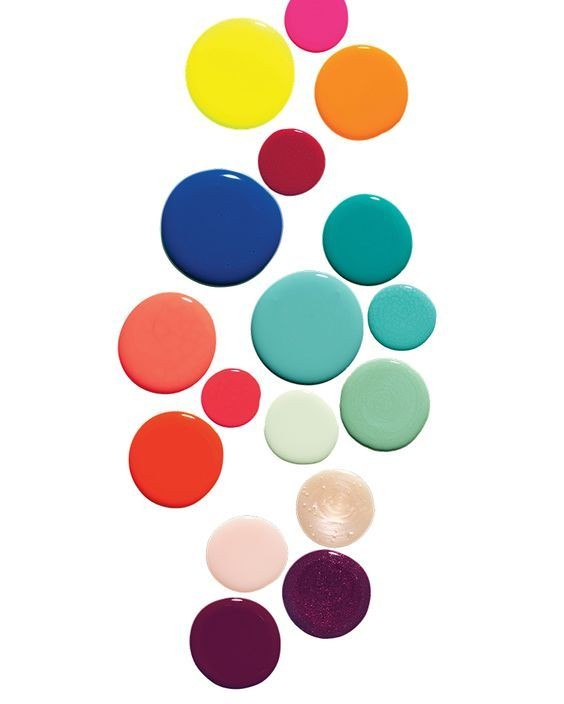
#> input picture data_sets/23017111f52f1f00de3d46718712bc05.jpg, 564 x 704 px
$ python -i hough.py   (imports and definitions only)
#> lines starting #> are read from the running program, lines starting #| are printed output that depends on the picture; after the words box and inside, x2 and y2 are one past the last pixel; in counts of white or black regions, pixels touching at a corner belong together
#> further down, picture is the input picture: shape (704, 564, 3); mean B, G, R 215.9, 220.7, 227.6
### filters.py
import random
import statistics as stat
import cv2
import numpy as np
import scipy.signal as sig
from PyQt5.QtGui import QPixmap, QImage
from scipy.ndimage import convolve
from PyQt5.QtCore import QBuffer, QIODevice
import PIL.ImageQt as ImageQtModule

# Manually patch QBuffer and QIODevice into ImageQt
ImageQtModule.QBuffer = QBuffer
ImageQtModule.QIODevice = QIODevice


class FilterProcessor:
    # [20 lines left out: function average_filter, not called in this run]

    @staticmethod
    def gaussian_filter(image, kernel_size=3, sigma=1):
        try:
            # Make sure mask_size is odd
            if kernel_size % 2 == 0:
                raise ValueError("mask_size must be an odd number.")

            # Create Gaussian kernel
            k = kernel_size // 2  # Kernel radius
            x, y = np.mgrid[-k:k+1, -k:k+1]

            # Applying Gaussian function to the kernel and normalizing the kernel
            gaussian_kernel = np.exp(-(x**2 + y**2) / (2 * sigma**2))
            gaussian_kernel /= np.sum(gaussian_kernel)

            # Padding the Gaussian kernel with edge value and applying convolution
            filtered_image = convolve(image, gaussian_kernel, mode='nearest')

            return filtered_image.astype(np.uint8)

        except ValueError as ve:
            print(f" Error: {ve}")


    # [45 lines left out: functions median_filter, applyFilterAndDisplay, not called in this run]


### hough.py
import cv2
import numpy as np
from edgedetectors import EdgeDetector
from filters import FilterProcessor
from scipy.spatial import ConvexHull

class Hough:
    # [94 lines left out: functions detect_lines, hough_lines, draw_line, not called in this run]


    @staticmethod
    def detectCircles(img, threshold, region, radius=None):
        """
        Detect circles in an image using a Hough Transform approach.

        :param img: Input image
        :param threshold: Minimum votes required to consider a valid circle
        :param region: Region around a detected circle to find maxima
        :param radius: Range of radius values as [max_radius, min_radius] (all possible circle sizes)
        :return: Accumulator array indicating detected circles
        """
#> called with threshold = 13, region = 5

        if len(img.shape) == 3 and img.shape[2] == 3:
            img = cv2.cvtColor(img, cv2.COLOR_BGR2GRAY)
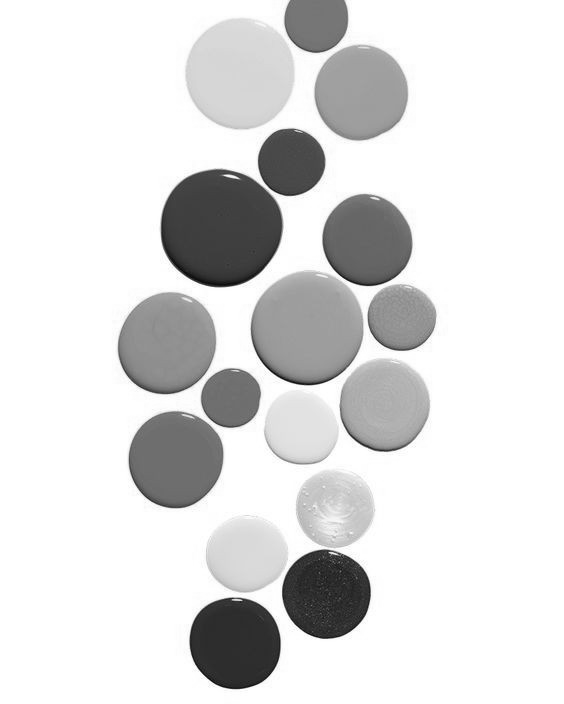
#> img: shape (704, 564); min 5, max 255, mean 222.2

        img = FilterProcessor.gaussian_filter(img, 5, 1.5)
        # img = EdgeDetector.apply_edge_detection(img, method='canny', low_thresh_ratio=50/255, high_thresh_ratio=150/255)
        img = cv2.Canny(img, 50, 150)
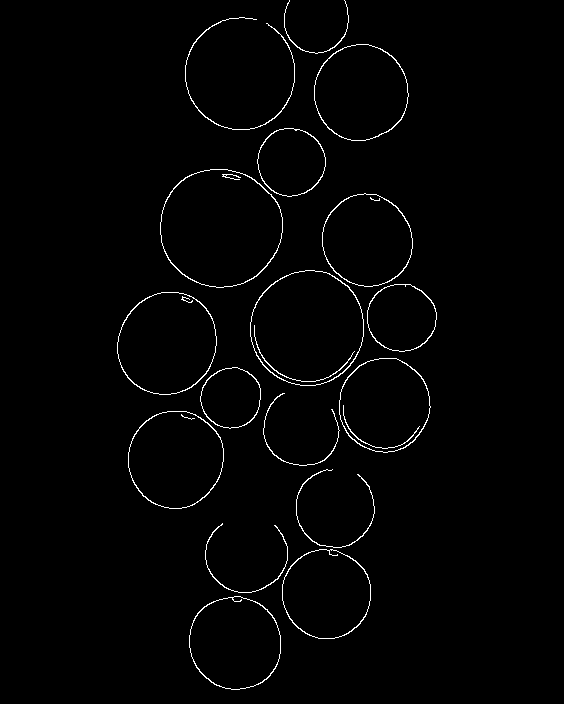
#> img: shape (704, 564); 1.4% white in thin lines or dots, all inside (x1, y1, x2, y2) = (117, 0, 437, 690)

        (M, N) = img.shape
#> M = 704; N = 564

        if radius is None:
            R_max = np.max((M, N))
            R_min = 3
        else:
            [R_max, R_min] = radius

        R = R_max - R_min

        # accumulator arrays with extra padding (+2 * R_max) to avoid overflow issues when detecting circles near image borders.
        A = np.zeros((R_max, M + 2 * R_max, N + 2 * R_max)) #votes for the potential circles
        B = np.zeros((R_max, M + 2 * R_max, N + 2 * R_max)) #final detected circle


        theta = np.deg2rad(np.arange(0, 360))
        edges = np.argwhere(img)  # Get edge pixel coordinates
#> edges = 5651 pairs, first value 0 to 689, second value 117 to 436

        for val in range(R):
            r = R_min + val
            bprint = np.zeros((2 * (r + 1), 2 * (r + 1)))
            (m, n) = (r + 1, r + 1)

            for angle in theta:
                # The (x, y) coordinates of a circle of radius r are calculated using cos and sin.
                x = int(np.round(r * np.cos(angle)))
                y = int(np.round(r * np.sin(angle)))
                bprint[m + x, n + y] = 1

            constant = np.count_nonzero(bprint)

            for x, y in edges:
                X = [x - m + R_max, x + m + R_max]
                Y = [y - n + R_max, y + n + R_max]
                A[r, X[0]:X[1], Y[0]:Y[1]] += bprint

            # Remove low-vote circles below the threshold.
            A[r][A[r] < threshold * constant / max(r, 1)] = 0

        # Find local maxima in the accumulator
        for r, x, y in np.argwhere(A):
            temp = A[r - region:r + region, x - region:x + region, y - region:y + region]
            try:
                p, a, b = np.unravel_index(np.argmax(temp), temp.shape)
            except:
                continue
            B[r + (p - region), x + (a - region), y + (b - region)] = 1

        return B[:, R_max:-R_max, R_max:-R_max]


    @staticmethod
    def displayCircles(A, img):
        """
        Draw detected circles on the original image, ensuring the output is in RGB format.

        :param A: Accumulator array containing detected circles
        :param img: Original image
        :return: Image with detected circles drawn in RGB format
        """
        if img is None:
            print("Error: Image is None.")
            return None

        colored_image = img.copy()
        correct_color = cv2.cvtColor(colored_image, cv2.COLOR_BGR2RGB)

        circleCoordinates = np.argwhere(A)  # Extract circle information
#> circleCoordinates = 18 rows, first 8: [30, 398, 231], [32, 20, 316], [34, 162, 291], [34, 317, 401], [38, 427, 301], [39, 507, 335], [40, 552, 245], [44, 594, 326]
        for r, x, y in circleCoordinates:
            cv2.circle(correct_color, (y, x), r, color=(0, 255, 0), thickness=2)
#> this loop made 18 passes
#> (r, x, y) on passes 1 to 12: (30, 398, 231), (32, 20, 316), (34, 162, 291), (34, 317, 401), (38, 427, 301), (39, 507, 335), (40, 552, 245), (44, 594, 326), (45, 241, 367), (45, 403, 384), (46, 239, 368), (46, 643, 235)
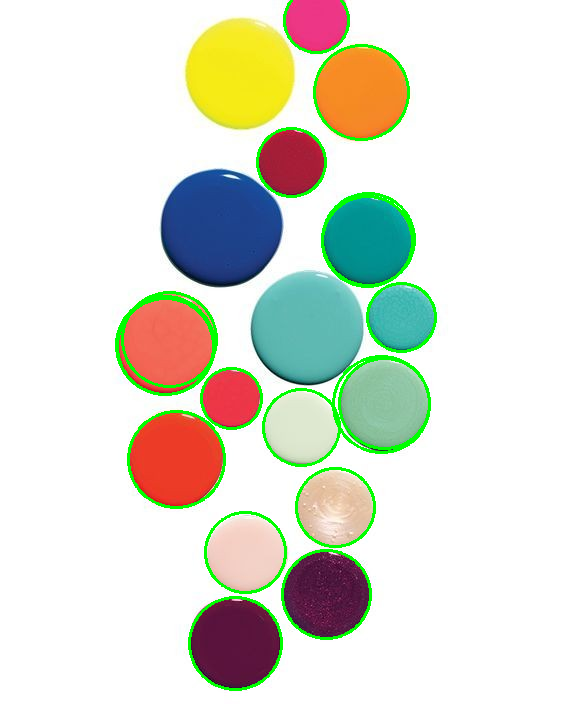
#> correct_color: shape (704, 564, 3); mean R, G, B 221.2, 223.2, 210.4

        return correct_color


    @staticmethod
    def hough_circles(source: np.ndarray, min_radius: int = 20, max_radius: int = 50) -> np.ndarray:
        """
        Apply the Hough Circle Detection on the given image with optimized parameters.

        :param source: Input image
        :param min_radius: Minimum circle radius
        :param max_radius: Maximum circle radius
        :return: Image with detected circles drawn
        """
        src = np.copy(source)

        circles = Hough.detectCircles(
            src,
            threshold=13,
            region=5,
            radius=[max_radius, min_radius]
        )

        return Hough.displayCircles(circles, src)


    # [104 lines left out: functions fit_ellipse_manual, hough_ellipses, not called in this run]

>>> import cv2
>>> picture = cv2.imread('data_sets/23017111f52f1f00de3d46718712bc05.jpg')
>>> result = Hough().hough_circles(picture)

$ run again, on data_sets/Circles.jpg
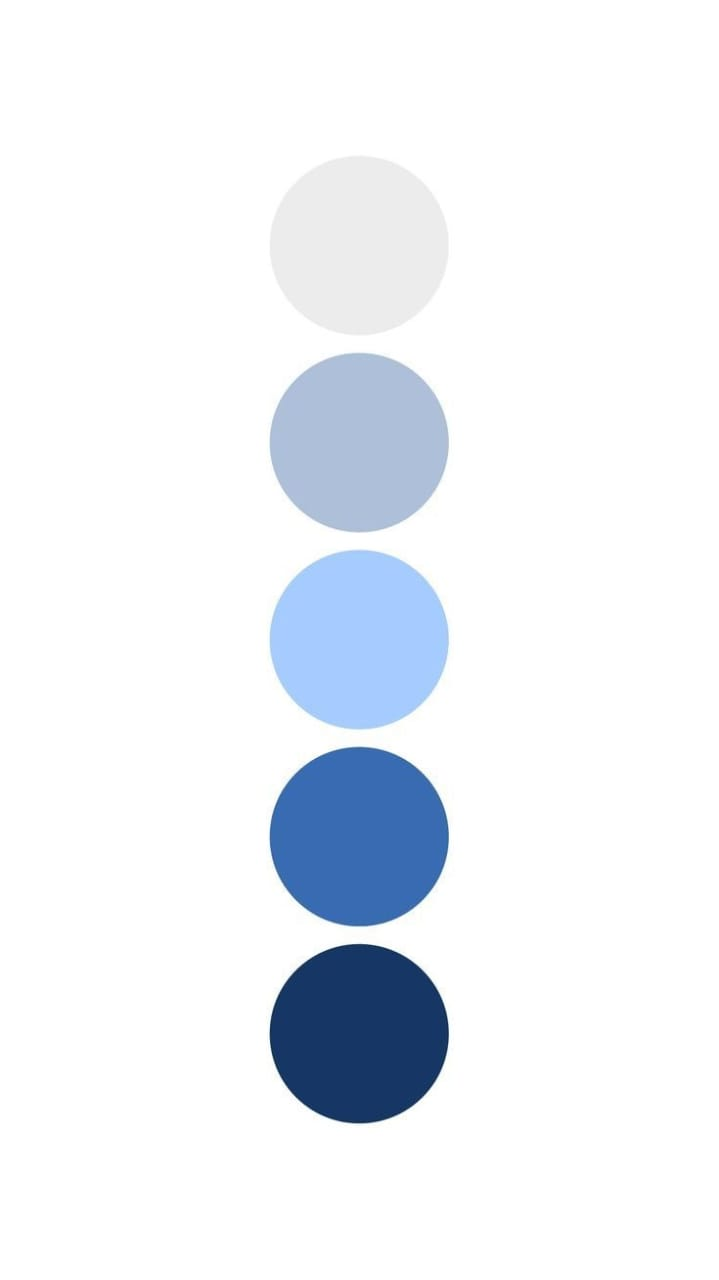
#> input picture data_sets/Circles.jpg, 719 x 1280 px
#> picture is the input picture: shape (1280, 719, 3); mean B, G, R 246.9, 241.7, 237.9
#> in detectCircles, `img = cv2.cvtColor(img, cv2.COLOR_BGR2GRAY)`:
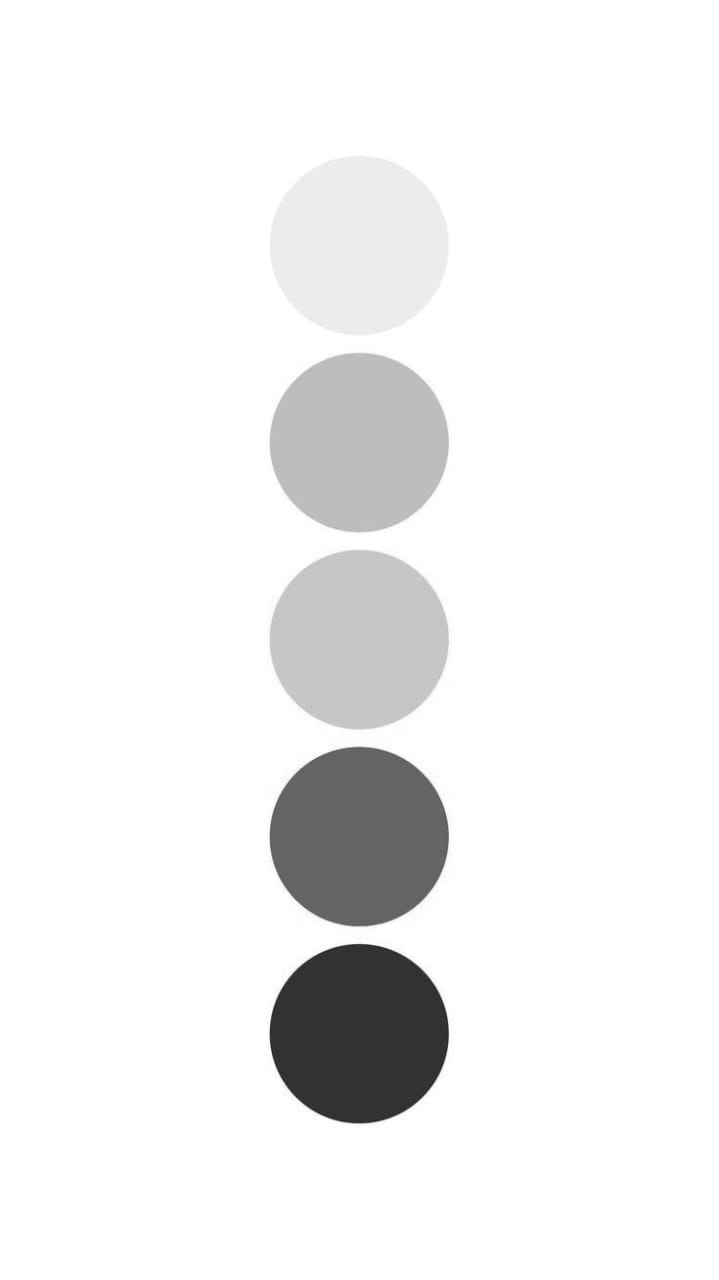
#> img: shape (1280, 719); min 25, max 255, mean 241.1
#> in detectCircles, `img = cv2.Canny(img, 50, 150)`:
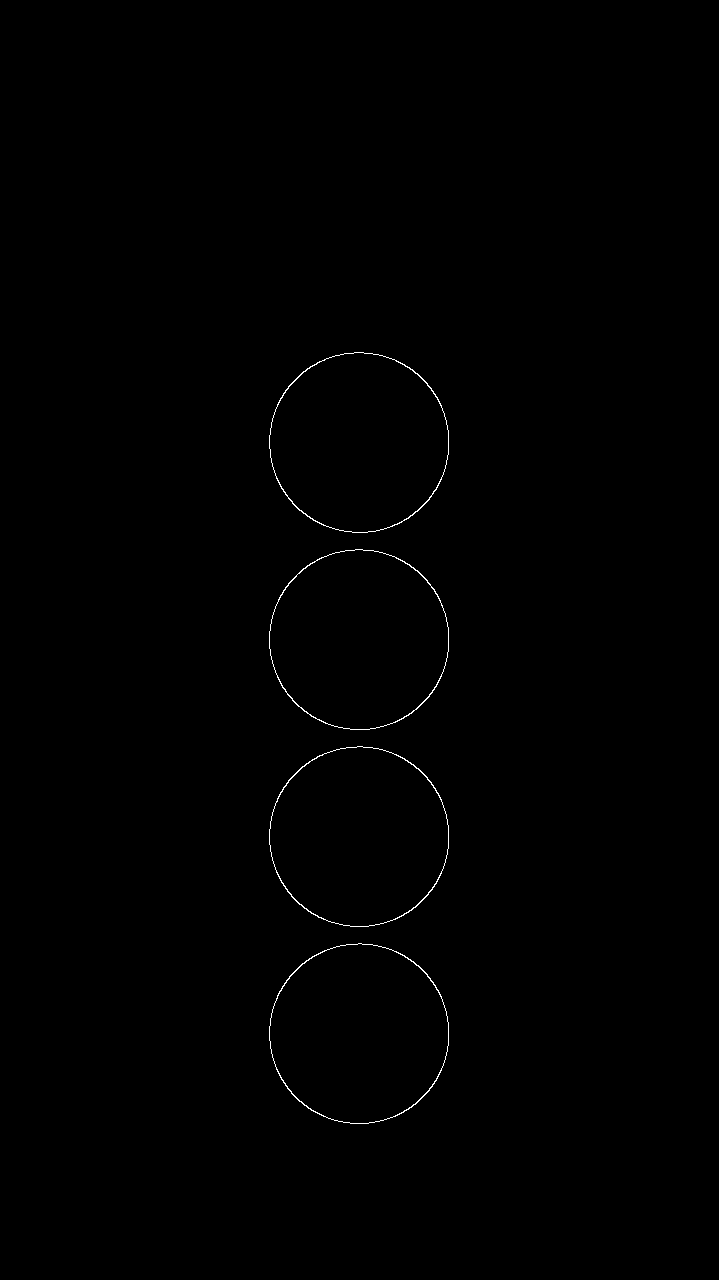
#> img: shape (1280, 719); 0.29% white in thin lines or dots, all inside (x1, y1, x2, y2) = (269, 352, 449, 1124)
#> edges = 2626 pairs, first value 352 to 1123, second value 269 to 448
#> circleCoordinates = empty array
